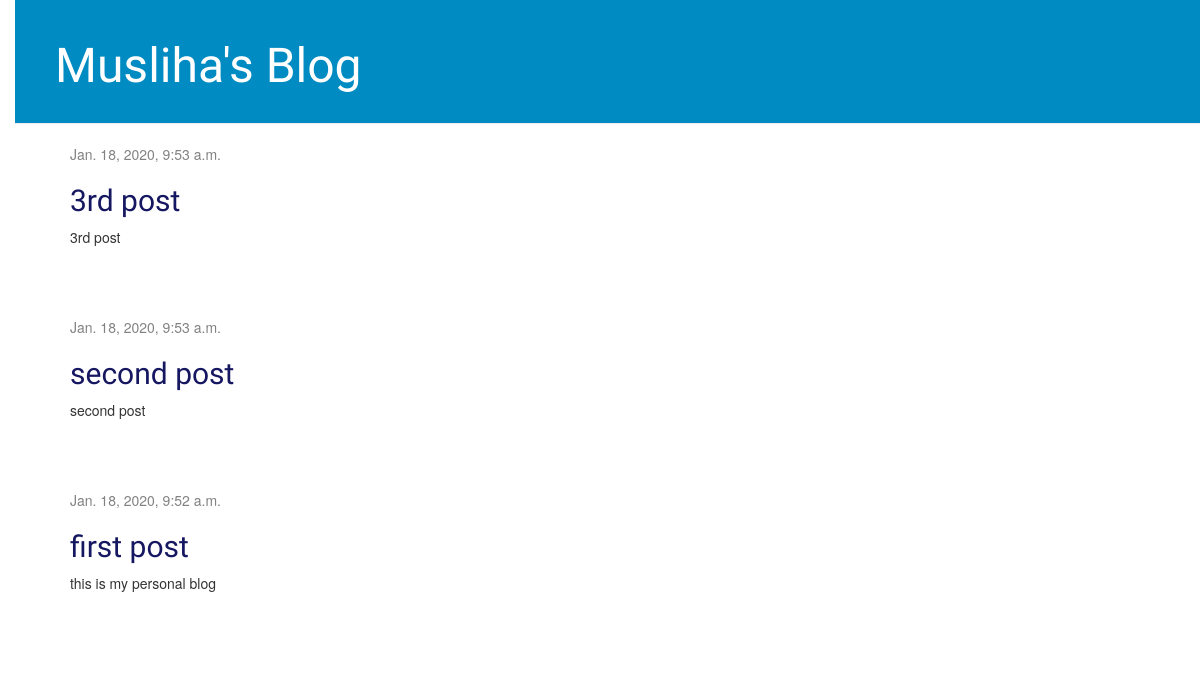
The app's page /, older data.
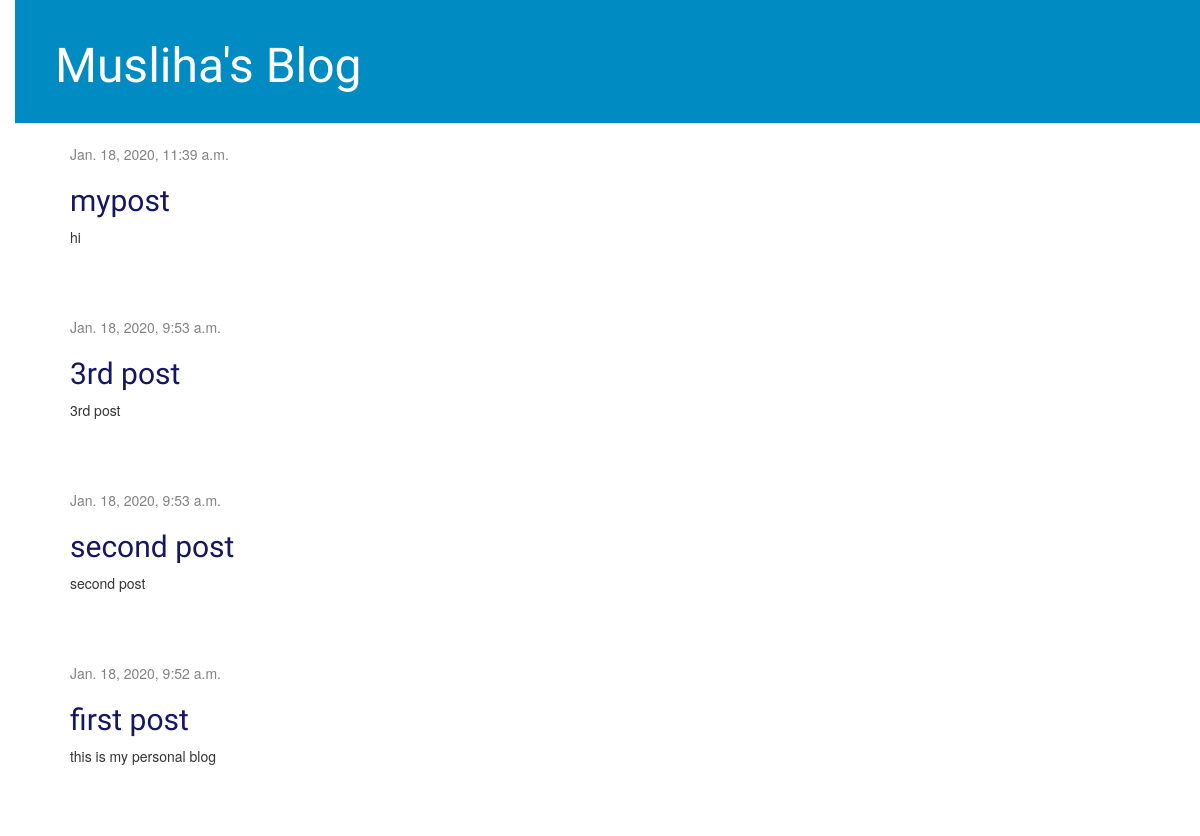
The same page, newer data.
### blog/models.py (models this page shows, shortened)
class Post(models.Model):
    author = models.ForeignKey(settings.AUTH_USER_MODEL, on_delete=models.CASCADE)
    title = models.CharField(max_length=200)
    text = models.TextField()
    created_date = models.DateTimeField(default=timezone.now)
    published_date = models.DateTimeField(blank=True, null=True)

### blog/views.py (the view)
# urls.py: path('', views.post_list, name='post_list'),
def post_list(request):
    posts = Post.objects.filter(published_date__lte=timezone.now()).order_by('-published_date')
    return render(request, 'blog/post_list.html', {'posts':posts})

### blog/templates/blog/post_list.html
{% extends 'blog/base.html' %}
            {% block content %}
               {% for post in posts %}
                    <div class="post">
                        <div class="date">
                            {{ post.published_date }}
                        </div>
                        <h2><a href="{% url 'post_detail' pk=post.pk %}">{{ post.title }}</a></h2>
                        <p>{{ post.text|linebreaksbr }}</p>
                    </div>
                {% endfor %}
            {% endblock %}

Row changes from the older to the newer data that the page shows:
added Post: published_date "Jan. 18, 2020, 11:39 a.m.", title "mypost", text "hi"
